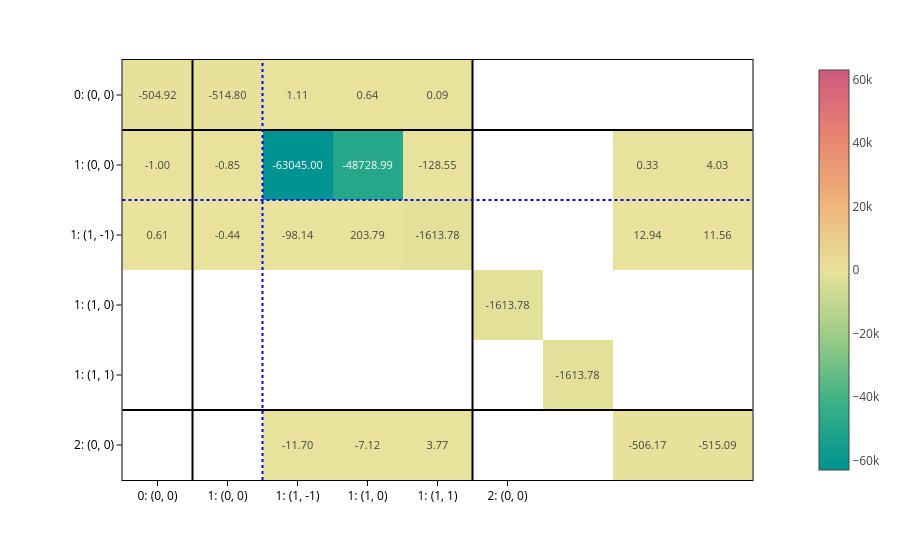

Notebook code for this chart:
### Markdown cell above
You can of course plot the predicted matrices:

### Code cell
matrix_rot = processor.matrix_from_data(data_rot, predictions=out_rot)

plot_basis_matrix(
    matrix_rot[0]*1e6,
    config1_rot,
    point_lines={"color": "black"},
    basis_lines={"color": "blue"},
    colorscale="temps",
    text=".2f",
    basis_labels=True,
).show()

### Figure 1 — Plotly figure (JSON) as saved in the notebook; plotly's stock layout.template omitted (floating-point values rounded to 4 significant figures)
{"data": [{"coloraxis": "coloraxis", "hovertemplate": "x: %{x}<br>y: %{y}<br>color: %{z}<extra></extra>", "name": "0", "texttemplate": "%{z:.2f}", "type": "heatmap", "xaxis": "x", "yaxis": "y", "z": [[-504.9, -514.8, 1.106, 0.6363, 0.08754, NaN, NaN, NaN, NaN], [-1.004, -0.852, -63050.0, -48730.0, -128.5, NaN, NaN, 0.3275, 4.031], [0.6131, -0.4373, -98.14, 203.8, -1614.0, NaN, NaN, 12.94, 11.56], [NaN, NaN, NaN, NaN, NaN, -1614.0, NaN, NaN, NaN], [NaN, NaN, NaN, NaN, NaN, NaN, -1614.0, NaN, NaN], [NaN, NaN, -11.7, -7.12, 3.773, NaN, NaN, -506.2, -515.1]]}], "layout": {"coloraxis": {"cmid": 0, "colorscale": [[0, "rgb(0, 147, 146)"], [0.1667, "rgb(57, 177, 133)"], [0.3333, "rgb(156, 203, 134)"], [0.5, "rgb(233, 226, 156)"], [0.6667, "rgb(238, 180, 121)"], [0.8333, "rgb(232, 132, 113)"], [1, "rgb(207, 89, 126)"]]}, "margin": {"t": 60}, "shapes": [{"line": {"color": "black"}, "type": "line", "x0": 0, "x1": 1, "xref": "x domain", "y0": 0.5, "y1": 0.5, "yref": "y"}, {"line": {"color": "black"}, "type": "line", "x0": 0.5, "x1": 0.5, "xref": "x", "y0": 0, "y1": 1, "yref": "y domain"}, {"line": {"color": "black"}, "type": "line", "x0": 0, "x1": 1, "xref": "x domain", "y0": 4.5, "y1": 4.5, "yref": "y"}, {"line": {"color": "black"}, "type": "line", "x0": 4.5, "x1": 4.5, "xref": "x", "y0": 0, "y1": 1, "yref": "y domain"}, {"line": {"color": "blue", "dash": "dot"}, "type": "line", "x0": 0, "x1": 1, "xref": "x domain", "y0": 1.5, "y1": 1.5, "yref": "y"}, {"line": {"color": "blue", "dash": "dot"}, "type": "line", "x0": 1.5, "x1": 1.5, "xref": "x", "y0": 0, "y1": 1, "yref": "y domain"}], "xaxis": {"anchor": "y", "constrain": "domain", "domain": [0, 1], "scaleanchor": "y", "ticktext": ["0: (0, 0)", "1: (0, 0)", "1: (1, -1)", "1: (1, 0)", "1: (1, 1)", "2: (0, 0)"], "tickvals": [0, 1, 2, 3, 4, 5]}, "yaxis": {"anchor": "x", "autorange": "reversed", "constrain": "domain", "domain": [0, 1], "ticktext": ["0: (0, 0)", "1: (0, 0)", "1: (1, -1)", "1: (1, 0)", "1: (1, 1)", "2: (0, 0)"], "tickvals": [0, 1, 2, 3, 4, 5]}}}
